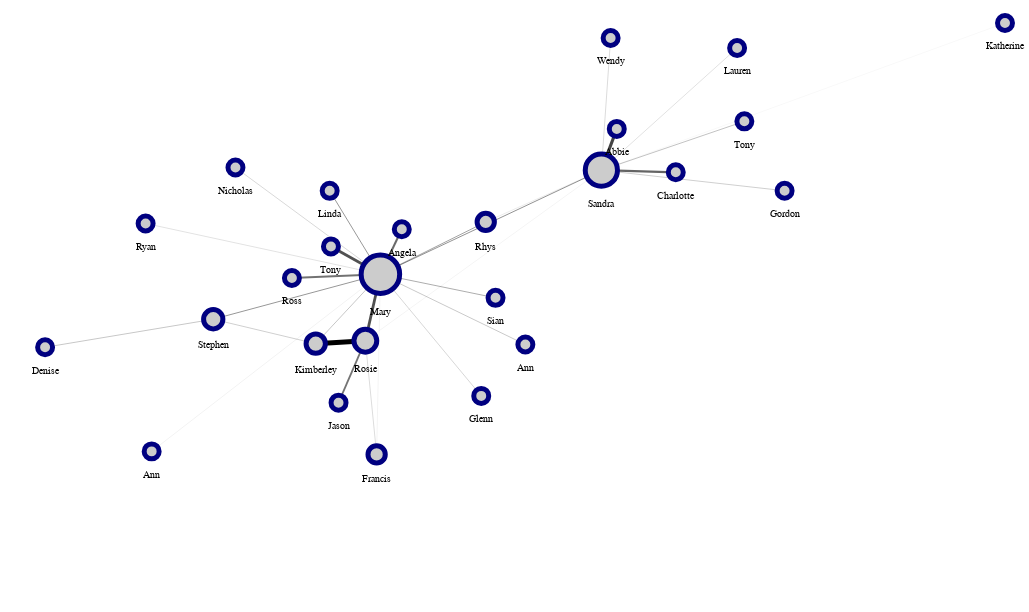

Notebook code for this chart:
### Markdown cell above
Simple customisation - custom layout and styling

### Code cell
alph(
    G,
    weight_attr="weight",
    layout_fn=lambda g: nx.spring_layout(g, weight="weight", k=3, iterations=5000, seed=seed),
    node_args=dict(
        size=alt.Size("degree_centrality", scale=alt.Scale(domain=[0,1], range=[150, 2000]), legend=None),
        fill="#ccc",
        stroke="navy",
        strokeWidth=5,
        tooltip_attrs=["name"],
        label_attr="name",
    ),
    edge_args=dict(color="black"),
    width=1000, height=600,
).configure_view(strokeWidth=0)

### Figure 1 — Vega-Lite specification as saved in the notebook (floating-point values rounded to 4 significant figures)
{"$schema": "https://vega.github.io/schema/vega-lite/v4.17.0.json", "config": {"view": {"continuousHeight": 300, "continuousWidth": 400, "strokeWidth": 0}}, "datasets": {"data-c5d621ff9a2593f3eae34402082d2712": [{"edge": 0, "pair": ["a", "b"], "source": "a", "target": "b", "weight": 2.171, "x": 424.3, "y": 221.9}, {"edge": 0, "pair": ["a", "b"], "source": "a", "target": "b", "weight": 2.171, "x": 437.9, "y": 277.3}, {"edge": 1, "pair": ["a", "c"], "source": "a", "target": "c", "weight": 0.08112, "x": 424.3, "y": 221.9}, {"edge": 1, "pair": ["a", "c"], "source": "a", "target": "c", "weight": 0.08112, "x": 636.7, "y": 364.0}, {"edge": 2, "pair": ["a", "k"], "source": "a", "target": "k", "weight": 3.894, "x": 424.3, "y": 221.9}, {"edge": 2, "pair": ["a", "k"], "source": "a", "target": "k", "weight": 3.894, "x": 379.7, "y": 219.4}, {"edge": 3, "pair": ["a", "d"], "source": "a", "target": "d", "weight": 0.2846, "x": 424.3, "y": 221.9}, {"edge": 3, "pair": ["a", "d"], "source": "a", "target": "d", "weight": 0.2846, "x": 434.5, "y": 127.2}, {"edge": 4, "pair": ["a", "v"], "source": "a", "target": "v", "weight": 1.398, "x": 424.3, "y": 221.9}, {"edge": 4, "pair": ["a", "v"], "source": "a", "target": "v", "weight": 1.398, "x": 400.2, "y": 170.3}, {"edge": 5, "pair": ["b", "c"], "source": "b", "target": "c", "weight": 0.748, "x": 437.9, "y": 277.3}, {"edge": 5, "pair": ["b", "c"], "source": "b", "target": "c", "weight": 0.748, "x": 636.7, "y": 364.0}, {"edge": 6, "pair": ["b", "b"], "source": "b", "target": "b", "weight": 2.381, "x": 437.9, "y": 277.3}, {"edge": 6, "pair": ["b", "b"], "source": "b", "target": "b", "weight": 2.381, "x": 437.9, "y": 277.3}, {"edge": 7, "pair": ["b", "g"], "source": "b", "target": "g", "weight": 2.155, "x": 437.9, "y": 277.3}, {"edge": 7, "pair": ["b", "g"], "source": "b", "target": "g", "weight": 2.155, "x": 393.4, "y": 300.5}, {"edge": 8, "pair": ["b", "d"], "source": "b", "target": "d", "weight": 0.09351, "x": 437.9, "y": 277.3}, {"edge": 8, "pair": ["b", "d"], "source": "b", "target": "d", "weight": 0.09351, "x": 434.5, "y": 127.2}, {"edge": 9, "pair": ["b", "e"], "source": "b", "target": "e", "weight": 0.7285, "x": 437.9, "y": 277.3}, {"edge": 9, "pair": ["b", "e"], "source": "b", "target": "e", "weight": 0.7285, "x": 287.4, "y": 239.8}, {"edge": 10, "pair": ["b", "h"], "source": "b", "target": "h", "weight": 0.421, "x": 437.9, "y": 277.3}, {"edge": 10, "pair": ["b", "h"], "source": "b", "target": "h", "weight": 0.421, "x": 568.3, "y": 218.7}, {"edge": 11, "pair": ["b", "i"], "source": "b", "target": "i", "weight": 0.2386, "x": 437.9, "y": 277.3}, {"edge": 11, "pair": ["b", "i"], "source": "b", "target": "i", "weight": 0.2386, "x": 226.5, "y": 319.6}, {"edge": 12, "pair": ["b", "k"], "source": "b", "target": "k", "weight": 0.4473, "x": 437.9, "y": 277.3}, {"edge": 12, "pair": ["b", "k"], "source": "b", "target": "k", "weight": 0.4473, "x": 379.7, "y": 219.4}, {"edge": 13, "pair": ["b", "n"], "source": "b", "target": "n", "weight": 0.3158, "x": 437.9, "y": 277.3}, {"edge": 13, "pair": ["b", "n"], "source": "b", "target": "n", "weight": 0.3158, "x": 307.4, "y": 366.2}, {"edge": 14, "pair": ["b", "o"], "source": "b", "target": "o", "weight": 1.434, "x": 437.9, "y": 277.3}, {"edge": 14, "pair": ["b", "o"], "source": "b", "target": "o", "weight": 1.434, "x": 358.2, "y": 274.2}, {"edge": 15, "pair": ["b", "p"], "source": "b", "target": "p", "weight": 0.6502, "x": 437.9, "y": 277.3}, {"edge": 15, "pair": ["b", "p"], "source": "b", "target": "p", "weight": 0.6502, "x": 532.7, "y": 320.8}, {"edge": 16, "pair": ["b", "r"], "source": "b", "target": "r", "weight": 0.1042, "x": 437.9, "y": 277.3}, {"edge": 16, "pair": ["b", "r"], "source": "b", "target": "r", "weight": 0.1042, "x": 232.0, "y": 129.7}, {"edge": 17, "pair": ["b", "u"], "source": "b", "target": "u", "weight": 0.3221, "x": 437.9, "y": 277.3}, {"edge": 17, "pair": ["b", "u"], "source": "b", "target": "u", "weight": 0.3221, "x": 528.6, "y": 175.9}, {"edge": 18, "pair": ["b", "x"], "source": "b", "target": "x", "weight": 1.582, "x": 437.9, "y": 277.3}, {"edge": 18, "pair": ["b", "x"], "source": "b", "target": "x", "weight": 1.582, "x": 457.1, "y": 314.8}, {"edge": 19, "pair": ["b", "y"], "source": "b", "target": "y", "weight": 0.7215, "x": 437.9, "y": 277.3}, {"edge": 19, "pair": ["b", "y"], "source": "b", "target": "y", "weight": 0.7215, "x": 392.2, "y": 346.8}, {"edge": 20, "pair": ["b", "z"], "source": "b", "target": "z", "weight": 0.6038, "x": 437.9, "y": 277.3}, {"edge": 20, "pair": ["b", "z"], "source": "b", "target": "z", "weight": 0.6038, "x": 541.5, "y": 257.6}, {"edge": 21, "pair": ["c", "l"], "source": "c", "target": "l", "weight": 0.2946, "x": 636.7, "y": 364.0}, {"edge": 21, "pair": ["c", "l"], "source": "c", "target": "l", "weight": 0.2946, "x": 645.1, "y": 474.1}, {"edge": 22, "pair": ["c", "c"], "source": "c", "target": "c", "weight": 0.121, "x": 636.7, "y": 364.0}, {"edge": 22, "pair": ["c", "c"], "source": "c", "target": "c", "weight": 0.121, "x": 636.7, "y": 364.0}, {"edge": 23, "pair": ["c", "j"], "source": "c", "target": "j", "weight": 1.739, "x": 636.7, "y": 364.0}, {"edge": 23, "pair": ["c", "j"], "source": "c", "target": "j", "weight": 1.739, "x": 703.7, "y": 362.3}, {"edge": 24, "pair": ["c", "m"], "source": "c", "target": "m", "weight": 0.3824, "x": 636.7, "y": 364.0}, {"edge": 24, "pair": ["c", "m"], "source": "c", "target": "m", "weight": 0.3824, "x": 801.6, "y": 346.9}, {"edge": 25, "pair": ["c", "p"], "source": "c", "target": "p", "weight": 0.1652, "x": 636.7, "y": 364.0}, {"edge": 25, "pair": ["c", "p"], "source": "c", "target": "p", "weight": 0.1652, "x": 532.7, "y": 320.8}, {"edge": 26, "pair": ["c", "q"], "source": "c", "target": "q", "weight": 0.242, "x": 636.7, "y": 364.0}, {"edge": 26, "pair": ["c", "q"], "source": "c", "target": "q", "weight": 0.242, "x": 758.9, "y": 465.8}, {"edge": 27, "pair": ["c", "s"], "source": "c", "target": "s", "weight": 2.432, "x": 636.7, "y": 364.0}, {"edge": 27, "pair": ["c", "s"], "source": "c", "target": "s", "weight": 2.432, "x": 650.6, "y": 398.4}, {"edge": 28, "pair": ["c", "t"], "source": "c", "target": "t", "weight": 0.04407, "x": 636.7, "y": 364.0}, {"edge": 28, "pair": ["c", "t"], "source": "c", "target": "t", "weight": 0.04407, "x": 1000, "y": 486.7}, {"edge": 29, "pair": ["c", "w"], "source": "c", "target": "w", "weight": 0.4715, "x": 636.7, "y": 364.0}, {"edge": 29, "pair": ["c", "w"], "source": "c", "target": "w", "weight": 0.4715, "x": 765.4, "y": 404.7}, {"edge": 30, "pair": ["e", "k"], "source": "e", "target": "k", "weight": 0.3827, "x": 287.4, "y": 239.8}, {"edge": 30, "pair": ["e", "k"], "source": "e", "target": "k", "weight": 0.3827, "x": 379.7, "y": 219.4}, {"edge": 31, "pair": ["e", "f"], "source": "e", "target": "f", "weight": 0.437, "x": 287.4, "y": 239.8}, {"edge": 31, "pair": ["e", "f"], "source": "e", "target": "f", "weight": 0.437, "x": 136.1, "y": 216.4}], "data-cb5c9d53cb0223a3c21f3ba6d2ce2127": [{"__node_r": 11.4, "__node_size": 520, "__y_label": 198.5, "country": "Korea", "degree_centrality": 0.2, "id": "a", "job": "Surveyor, planning and development", "name": "Rosie", "x": 424.3, "y": 221.9}, {"__node_r": 19.25, "__node_size": 1482, "__y_label": 246.1, "country": "Jamaica", "degree_centrality": 0.72, "id": "b", "job": "Financial trader", "name": "Mary", "x": 437.9, "y": 277.3}, {"__node_r": 16.11, "__node_size": 1038, "__y_label": 335.9, "country": "Vietnam", "degree_centrality": 0.48, "id": "c", "job": "Nurse, adult", "name": "Sandra", "x": 636.7, "y": 364.0}, {"__node_r": 8.631, "__node_size": 298, "__y_label": 106.5, "country": "Netherlands Antilles", "degree_centrality": 0.08, "id": "d", "job": "Health and safety adviser", "name": "Francis", "x": 434.5, "y": 127.2}, {"__node_r": 9.644, "__node_size": 372, "__y_label": 218.1, "country": "Korea", "degree_centrality": 0.12, "id": "e", "job": "Health and safety adviser", "name": "Stephen", "x": 287.4, "y": 239.8}, {"__node_r": 7.483, "__node_size": 224, "__y_label": 196.9, "country": "Vietnam", "degree_centrality": 0.04, "id": "f", "job": "Private music teacher", "name": "Denise", "x": 136.1, "y": 216.4}, {"__node_r": 7.483, "__node_size": 224, "__y_label": 281.0, "country": "Vietnam", "degree_centrality": 0.04, "id": "g", "job": "Comptroller", "name": "Tony", "x": 393.4, "y": 300.5}, {"__node_r": 7.483, "__node_size": 224, "__y_label": 199.2, "country": "Vietnam", "degree_centrality": 0.04, "id": "h", "job": "Private music teacher", "name": "Ann", "x": 568.3, "y": 218.7}, {"__node_r": 7.483, "__node_size": 224, "__y_label": 300.1, "country": "Jamaica", "degree_centrality": 0.04, "id": "i", "job": "Licensed conveyancer", "name": "Ryan", "x": 226.5, "y": 319.6}, {"__node_r": 7.483, "__node_size": 224, "__y_label": 342.8, "country": "Korea", "degree_centrality": 0.04, "id": "j", "job": "Private music teacher", "name": "Charlotte", "x": 703.7, "y": 362.3}, {"__node_r": 9.644, "__node_size": 372, "__y_label": 197.8, "country": "Netherlands Antilles", "degree_centrality": 0.12, "id": "k", "job": "Comptroller", "name": "Kimberley", "x": 379.7, "y": 219.4}, {"__node_r": 7.483, "__node_size": 224, "__y_label": 454.6, "country": "Vietnam", "degree_centrality": 0.04, "id": "l", "job": "Nurse, adult", "name": "Wendy", "x": 645.1, "y": 474.1}, {"__node_r": 7.483, "__node_size": 224, "__y_label": 327.4, "country": "Netherlands Antilles", "degree_centrality": 0.04, "id": "m", "job": "Licensed conveyancer", "name": "Gordon", "x": 801.6, "y": 346.9}, {"__node_r": 7.483, "__node_size": 224, "__y_label": 346.7, "country": "Netherlands Antilles", "degree_centrality": 0.04, "id": "n", "job": "Licensed conveyancer", "name": "Nicholas", "x": 307.4, "y": 366.2}, {"__node_r": 7.483, "__node_size": 224, "__y_label": 254.7, "country": "Jamaica", "degree_centrality": 0.04, "id": "o", "job": "Private music teacher", "name": "Ross", "x": 358.2, "y": 274.2}, {"__node_r": 8.631, "__node_size": 298, "__y_label": 300.2, "country": "Korea", "degree_centrality": 0.08, "id": "p", "job": "Nurse, adult", "name": "Rhys", "x": 532.7, "y": 320.8}, {"__node_r": 7.483, "__node_size": 224, "__y_label": 446.3, "country": "Netherlands Antilles", "degree_centrality": 0.04, "id": "q", "job": "Surveyor, planning and development", "name": "Lauren", "x": 758.9, "y": 465.8}, {"__node_r": 7.483, "__node_size": 224, "__y_label": 110.2, "country": "Vietnam", "degree_centrality": 0.04, "id": "r", "job": "Surveyor, planning and development", "name": "Ann", "x": 232.0, "y": 129.7}, {"__node_r": 7.483, "__node_size": 224, "__y_label": 378.9, "country": "Vietnam", "degree_centrality": 0.04, "id": "s", "job": "Minerals surveyor", "name": "Abbie", "x": 650.6, "y": 398.4}, {"__node_r": 7.483, "__node_size": 224, "__y_label": 467.2, "country": "Vietnam", "degree_centrality": 0.04, "id": "t", "job": "Financial trader", "name": "Katherine", "x": 1000, "y": 486.7}, {"__node_r": 7.483, "__node_size": 224, "__y_label": 156.4, "country": "Vietnam", "degree_centrality": 0.04, "id": "u", "job": "Licensed conveyancer", "name": "Glenn", "x": 528.6, "y": 175.9}, {"__node_r": 7.483, "__node_size": 224, "__y_label": 150.8, "country": "Jamaica", "degree_centrality": 0.04, "id": "v", "job": "Minerals surveyor", "name": "Jason", "x": 400.2, "y": 170.3}, {"__node_r": 7.483, "__node_size": 224, "__y_label": 385.2, "country": "Vietnam", "degree_centrality": 0.04, "id": "w", "job": "Financial trader", "name": "Tony", "x": 765.4, "y": 404.7}, {"__node_r": 7.483, "__node_size": 224, "__y_label": 295.3, "country": "Vietnam", "degree_centrality": 0.04, "id": "x", "job": "Comptroller", "name": "Angela", "x": 457.1, "y": 314.8}, {"__node_r": 7.483, "__node_size": 224, "__y_label": 327.3, "country": "Korea", "degree_centrality": 0.04, "id": "y", "job": "Financial trader", "name": "Linda", "x": 392.2, "y": 346.8}, {"__node_r": 7.483, "__node_size": 224, "__y_label": 238.1, "country": "Korea", "degree_centrality": 0.04, "id": "z", "job": "Comptroller", "name": "Sian", "x": 541.5, "y": 257.6}]}, "height": 600, "layer": [{"data": {"name": "data-c5d621ff9a2593f3eae34402082d2712"}, "encoding": {"color": {"value": "black"}, "detail": {"field": "edge", "type": "quantitative"}, "opacity": {"field": "weight", "legend": null, "scale": {"range": [0.3, 1]}, "type": "quantitative"}, "strokeWidth": {"field": "weight", "legend": null, "scale": {"range": [0.1, 5]}, "type": "quantitative"}, "x": {"axis": {"domain": false, "grid": false, "labels": false, "ticks": false, "title": ""}, "field": "x", "type": "quantitative"}, "y": {"axis": {"domain": false, "grid": false, "labels": false, "ticks": false, "title": ""}, "field": "y", "type": "quantitative"}}, "mark": "line"}, {"data": {"name": "data-cb5c9d53cb0223a3c21f3ba6d2ce2127"}, "layer": [{"encoding": {"fill": {"value": "#ccc"}, "opacity": {"value": 1}, "size": {"field": "degree_centrality", "legend": null, "scale": {"domain": [0, 1], "range": [150, 2000]}, "type": "quantitative"}, "stroke": {"value": "navy"}, "strokeWidth": {"value": 5}, "tooltip": [{"field": "name", "type": "nominal"}], "x": {"axis": {"domain": false, "grid": false, "labels": false, "ticks": false, "title": ""}, "field": "x", "type": "quantitative"}, "y": {"axis": {"domain": false, "grid": false, "labels": false, "ticks": false, "title": ""}, "field": "y", "type": "quantitative"}}, "mark": "circle"}, {"encoding": {"text": {"field": "name", "type": "nominal"}, "x": {"axis": {"domain": false, "grid": false, "labels": false, "ticks": false, "title": ""}, "field": "x", "type": "quantitative"}, "y": {"axis": {"domain": false, "grid": false, "labels": false, "ticks": false, "title": ""}, "field": "__y_label", "type": "quantitative"}}, "mark": {"align": "center", "baseline": "middle", "color": "black", "size": 10, "type": "text"}}]}], "resolve": {"scale": {"color": "independent", "fill": "independent", "opacity": "independent", "size": "independent", "strokeWidth": "independent"}}, "width": 1000}
